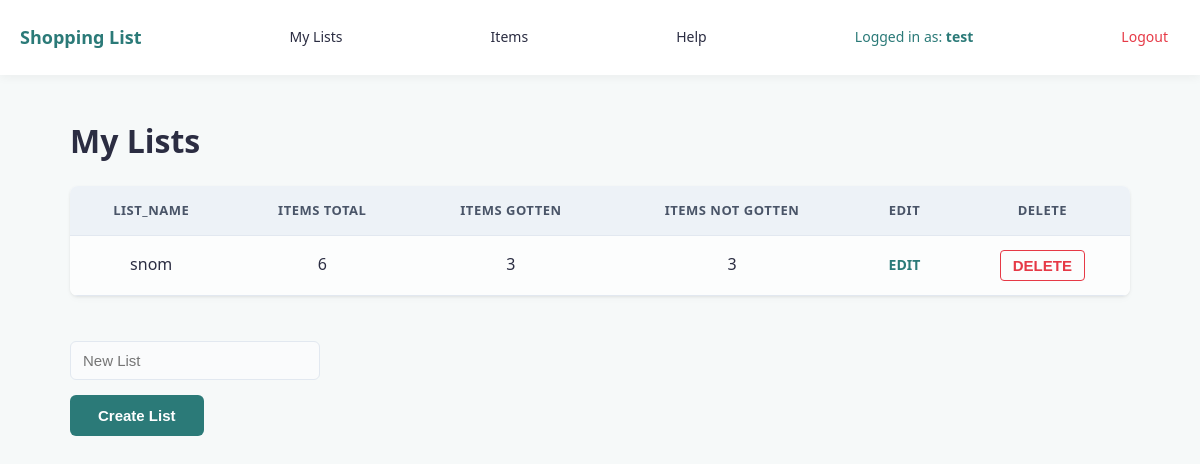
The app's page /my_lists (signed in) with its own data.
### tables this page shows
CREATE TABLE "lists" (list_id INTEGER NOT NULL PRIMARY KEY, list_name TEXT, user_id INTEGER REFERENCES user (user_id));

### shopping_list.py (the view, shortened to what this page needs)
@app.route("/my_lists", methods=["GET", "POST"])
def my_lists():
    if "user_id" not in session:
        return redirect(url_for("login"))
    db = get_db()
    current_user_id = session["user_id"]
    sql = """SELECT lists.list_id, lists.list_name,
    COUNT(list_contents.item_id) AS total_items,
    SUM(CASE WHEN list_contents.ticked = 1 THEN 1 ELSE 0 END) AS items_gotten,
    SUM(CASE WHEN list_contents.ticked = 0 THEN 1 ELSE 0 END) AS items_not_gotten
    FROM lists
    LEFT JOIN list_contents ON lists.list_id = list_contents.list_id
    WHERE lists.user_id = ?
    GROUP BY lists.list_id;"""
    results = query_db(sql, [current_user_id]) or []
    return render_template("my_lists.html", list=results)

### shopping_list.py (called while the page is built)
def get_db():
    db = getattr(g, '_database', None)
    if db is None:
        db = g._database = sqlite3.connect(DATABASE)
        db.row_factory = sqlite3.Row
    return db

@app.teardown_appcontext
def close_connection(exception):
    db = getattr(g, '_database', None)
    if db is not None:
        db.close()

def query_db(query, args=(), one=False):
    cur = get_db().execute(query, args)
    rv = cur.fetchall()
    cur.close()
    return (rv[0] if rv else None) if one else rv

### templates/my_lists.html (shortened to what this page needs)
{% extends "index.html" %}
{% block body %}
<h1>My Lists</h1>
<table>
    <tr>
        <th>list_name</th>
        <th>items total</th>
        <th>items gotten</th>
        <th>items not gotten</th>
        <th>EDIT</th>
        <th>DELETE</th>
    </tr>
    {% for contents in list %}
    <tr>
        <td>{{ contents.list_name }}</td>
        <td>{{ contents.total_items }}</td>
        <td>{{ contents.items_gotten }}</td>
        <td>{{ contents.items_not_gotten }}</td>
        <td><a href="{{ url_for('list_route', list_id=contents.list_id)}}">EDIT</a></td>
        <td>
            <input type="submit" value="DELETE" form="delete-list-form-{{ contents.list_id }}">
        </td>
    </tr>
    {% endfor %}
</table>
<br>
<form method="post" action="{{ url_for('my_lists') }}">
    <input type="text" placeholder="New List" id="list_name" name="list_name"><br>
    <input type="submit" value="Create List">
</form>
{% endblock  %}

### static/style.css (style rules this page uses)
:root { --primary-colour: #2b7a78; --primary-hover: #3a9694; --bg-colour: #f6f9f9; --card-bg: #ffffff; --text-colour: #2b2d42; --border-colour: #e2e8f0; --delete-colour: #e63946; }
body { font-family: system-ui, -apple-system, BlinkMacSystemFont, 'Segoe UI', Roboto, Oxygen, Ubuntu, Cantarell, 'Open Sans', 'Helvetica Neue', sans-serif; background-color: var(--bg-colour); color: var(--text-colour); margin: 0; padding: 0; line-height: 1.6; }
h1 { color: var(--text-colour); margin-bottom: 20px; }
input[type="text"] { margin-bottom: 15px; }
table { width: 100%; border-collapse: collapse; background-color: var(--card-bg); border-radius: 8px; overflow: hidden; box-shadow: 0 4px 6px rgba(0, 0, 0, 0.02), 0 1px 3px rgba(0, 0, 0, 0.08); margin: 20px 0; }
table, th, td { border: none; }
th { background-color: #edf2f7; color: #4a5568; font-weight: 600; text-transform: uppercase; font-size: 13px; letter-spacing: 0.5px; border-bottom: 1px solid var(--border-colour); }
th, td { padding: 14px 20px; text-align: center; vertical-align: middle; border-bottom: 1px solid var(--border-colour); }
tr:nth-child(even) td { background-color: #fcfdfd; }
input[type="text"], input[list] { width: 100%; max-width: 250px; padding: 10px 12px; font-size: 15px; border: 1px solid var(--border-colour); border-radius: 6px; box-sizing: border-box; background-color: #fafbfc; }
input[type="submit"] { background-color: var(--primary-colour); color: #ffffff; padding: 12px 28px; font-size: 15px; font-weight: 600; border: none; border-radius: 6px; cursor: pointer; }
a[href*="list_route"], a[href*="list/"] { color: var(--primary-colour); text-decoration: none; font-weight: 600; background: none; border: none; cursor: pointer; font-size: 14px; }
input[value="DELETE"] { background-color: transparent; color: var(--delete-colour); border: 1px solid var(--delete-colour); padding: 6px 12px; border-radius: 4px; font-weight: 600; cursor: pointer; }

### records on screen
lists: list_name "snom", total_items "6", items_gotten "3", items_not_gotten "3"

### other values on screen
{{ session.get('username') }} "test"
